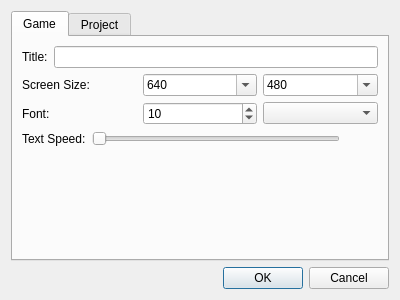
<?xml version="1.0" encoding="UTF-8"?>
<ui version="4.0">
 <class>NovelPropertiesDialog</class>
 <widget class="QDialog" name="NovelPropertiesDialog">
  <property name="geometry">
   <rect>
    <x>0</x>
    <y>0</y>
    <width>400</width>
    <height>300</height>
   </rect>
  </property>
  <property name="windowTitle">
   <string>Dialog</string>
  </property>
  <layout class="QVBoxLayout" name="verticalLayout">
   <item>
    <widget class="QTabWidget" name="tabWidget">
     <property name="currentIndex">
      <number>0</number>
     </property>
     <widget class="QWidget" name="tab">
      <attribute name="title">
       <string>Game</string>
      </attribute>
      <layout class="QVBoxLayout" name="verticalLayout_2">
       <item>
        <layout class="QHBoxLayout" name="horizontalLayout">
         <item>
          <widget class="QLabel" name="label">
           <property name="text">
            <string>Title:</string>
           </property>
          </widget>
         </item>
         <item>
          <widget class="QLineEdit" name="titleEdit"/>
         </item>
        </layout>
       </item>
       <item>
        <layout class="QHBoxLayout" name="horizontalLayout_2">
         <item>
          <widget class="QLabel" name="label_2">
           <property name="text">
            <string>Screen Size:</string>
           </property>
          </widget>
         </item>
         <item>
          <widget class="QComboBox" name="widthCombo">
           <property name="editable">
            <bool>true</bool>
           </property>
           <item>
            <property name="text">
             <string>640</string>
            </property>
           </item>
           <item>
            <property name="text">
             <string>800</string>
            </property>
           </item>
           <item>
            <property name="text">
             <string>1024</string>
            </property>
           </item>
           <item>
            <property name="text">
             <string>1440</string>
            </property>
           </item>
           <item>
            <property name="text">
             <string>1600</string>
            </property>
           </item>
           <item>
            <property name="text">
             <string>1680</string>
            </property>
           </item>
          </widget>
         </item>
         <item>
          <widget class="QComboBox" name="heightCombo">
           <property name="editable">
            <bool>true</bool>
           </property>
           <item>
            <property name="text">
             <string>480</string>
            </property>
           </item>
           <item>
            <property name="text">
             <string>600</string>
            </property>
           </item>
           <item>
            <property name="text">
             <string>768</string>
            </property>
           </item>
           <item>
            <property name="text">
             <string>990</string>
            </property>
           </item>
           <item>
            <property name="text">
             <string>1200</string>
            </property>
           </item>
           <item>
            <property name="text">
             <string>1050</string>
            </property>
           </item>
          </widget>
         </item>
        </layout>
       </item>
       <item>
        <layout class="QHBoxLayout" name="horizontalLayout_3">
         <item>
          <widget class="QLabel" name="label_3">
           <property name="sizePolicy">
            <sizepolicy hsizetype="Preferred" vsizetype="Preferred">
             <horstretch>0</horstretch>
             <verstretch>0</verstretch>
            </sizepolicy>
           </property>
           <property name="text">
            <string>Font:</string>
           </property>
          </widget>
         </item>
         <item>
          <widget class="QSpinBox" name="fontSizeSpinner">
           <property name="toolTip">
            <string>Font size in pixels</string>
           </property>
           <property name="value">
            <number>10</number>
           </property>
          </widget>
         </item>
         <item>
          <widget class="ChooseFontWidget" name="fontFamilyChooser">
           <property name="toolTip">
            <string>Font family</string>
           </property>
           <property name="editable">
            <bool>false</bool>
           </property>
          </widget>
         </item>
        </layout>
       </item>
       <item>
        <layout class="QHBoxLayout" name="horizontalLayout_5">
         <item>
          <widget class="QLabel" name="textSpeedLabel">
           <property name="text">
            <string>Text Speed:</string>
           </property>
          </widget>
         </item>
         <item>
          <widget class="QSlider" name="textSpeedSlider">
           <property name="maximum">
            <number>100</number>
           </property>
           <property name="pageStep">
            <number>1</number>
           </property>
           <property name="orientation">
            <enum>Qt::Horizontal</enum>
           </property>
           <property name="invertedControls">
            <bool>false</bool>
           </property>
           <property name="tickPosition">
            <enum>QSlider::NoTicks</enum>
           </property>
           <property name="tickInterval">
            <number>0</number>
           </property>
          </widget>
         </item>
         <item>
          <widget class="QLabel" name="textSpeedValueLabel">
           <property name="minimumSize">
            <size>
             <width>32</width>
             <height>0</height>
            </size>
           </property>
           <property name="text">
            <string/>
           </property>
          </widget>
         </item>
        </layout>
       </item>
       <item>
        <spacer name="verticalSpacer">
         <property name="orientation">
          <enum>Qt::Vertical</enum>
         </property>
         <property name="sizeHint" stdset="0">
          <size>
           <width>20</width>
           <height>40</height>
          </size>
         </property>
        </spacer>
       </item>
      </layout>
     </widget>
     <widget class="QWidget" name="tab_2">
      <attribute name="title">
       <string>Project</string>
      </attribute>
      <layout class="QVBoxLayout" name="verticalLayout_3">
       <item>
        <layout class="QHBoxLayout" name="horizontalLayout_4">
         <item>
          <widget class="QLabel" name="label_4">
           <property name="text">
            <string>Engine Directory</string>
           </property>
          </widget>
         </item>
         <item>
          <widget class="QLineEdit" name="engineDirectoryEdit"/>
         </item>
         <item>
          <widget class="QPushButton" name="engineDirectoryButton">
           <property name="text">
            <string/>
           </property>
           <property name="icon">
            <iconset resource="media.qrc">
             <normaloff>:/media/document_open.png</normaloff>:/media/document_open.png</iconset>
           </property>
          </widget>
         </item>
        </layout>
       </item>
       <item>
        <widget class="QCheckBox" name="checkBuiltinBrowser">
         <property name="text">
          <string>Use built-in browser</string>
         </property>
        </widget>
       </item>
       <item>
        <layout class="QHBoxLayout" name="horizontalLayout_6">
         <item>
          <widget class="QLabel" name="browserLabel">
           <property name="text">
            <string>Browser</string>
           </property>
          </widget>
         </item>
         <item>
          <widget class="QLineEdit" name="browserEdit"/>
         </item>
         <item>
          <widget class="QPushButton" name="browserButton">
           <property name="text">
            <string/>
           </property>
           <property name="icon">
            <iconset resource="media.qrc">
             <normaloff>:/media/document_open.png</normaloff>:/media/document_open.png</iconset>
           </property>
          </widget>
         </item>
        </layout>
       </item>
       <item>
        <spacer name="verticalSpacer_2">
         <property name="orientation">
          <enum>Qt::Vertical</enum>
         </property>
         <property name="sizeHint" stdset="0">
          <size>
           <width>20</width>
           <height>40</height>
          </size>
         </property>
        </spacer>
       </item>
      </layout>
     </widget>
    </widget>
   </item>
   <item>
    <widget class="QDialogButtonBox" name="buttonBox">
     <property name="orientation">
      <enum>Qt::Horizontal</enum>
     </property>
     <property name="standardButtons">
      <set>QDialogButtonBox::Cancel|QDialogButtonBox::Ok</set>
     </property>
    </widget>
   </item>
  </layout>
 </widget>
 <customwidgets>
  <customwidget>
   <class>ChooseFontWidget</class>
   <extends>QComboBox</extends>
   <header>choosefontwidget.h</header>
  </customwidget>
 </customwidgets>
 <resources>
  <include location="media.qrc"/>
 </resources>
 <connections>
  <connection>
   <sender>buttonBox</sender>
   <signal>accepted()</signal>
   <receiver>NovelPropertiesDialog</receiver>
   <slot>accept()</slot>
   <hints>
    <hint type="sourcelabel">
     <x>248</x>
     <y>254</y>
    </hint>
    <hint type="destinationlabel">
     <x>157</x>
     <y>274</y>
    </hint>
   </hints>
  </connection>
  <connection>
   <sender>buttonBox</sender>
   <signal>rejected()</signal>
   <receiver>NovelPropertiesDialog</receiver>
   <slot>reject()</slot>
   <hints>
    <hint type="sourcelabel">
     <x>316</x>
     <y>260</y>
    </hint>
    <hint type="destinationlabel">
     <x>286</x>
     <y>274</y>
    </hint>
   </hints>
  </connection>
  <connection>
   <sender>checkBuiltinBrowser</sender>
   <signal>toggled(bool)</signal>
   <receiver>browserEdit</receiver>
   <slot>setDisabled(bool)</slot>
   <hints>
    <hint type="sourcelabel">
     <x>199</x>
     <y>74</y>
    </hint>
    <hint type="destinationlabel">
     <x>200</x>
     <y>102</y>
    </hint>
   </hints>
  </connection>
  <connection>
   <sender>checkBuiltinBrowser</sender>
   <signal>toggled(bool)</signal>
   <receiver>browserButton</receiver>
   <slot>setDisabled(bool)</slot>
   <hints>
    <hint type="sourcelabel">
     <x>199</x>
     <y>74</y>
    </hint>
    <hint type="destinationlabel">
     <x>363</x>
     <y>102</y>
    </hint>
   </hints>
  </connection>
 </connections>
</ui>
